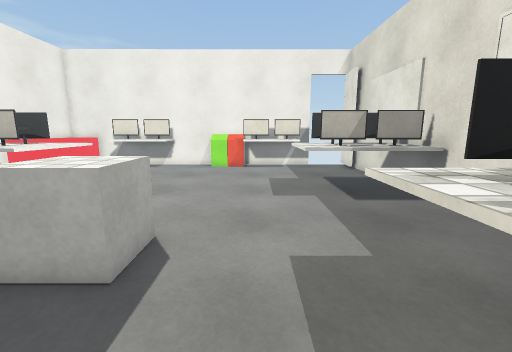
View 1 (above)

20 first-person views from a walk through a scene from a Unity 3-D project. The camera is 1.3 m above the floor, tilts 10° down and sees 90° across. The floor is counted in squares, 0.5 m on a side. Each view is taken from the middle of a square. On the plan, view 1 faces up. The plan holds only what a view shows up to about 18 squares ahead; the rest is blank. The player character is not drawn. Surface patterns are stand-ins for the level's own textures.

View 2
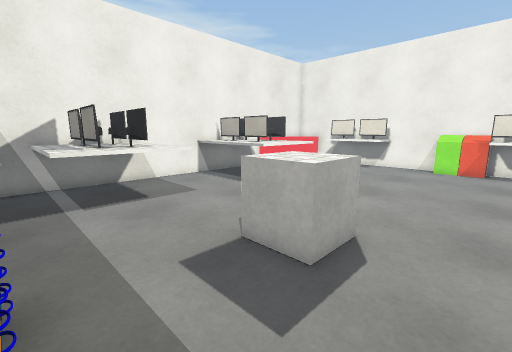

View 3
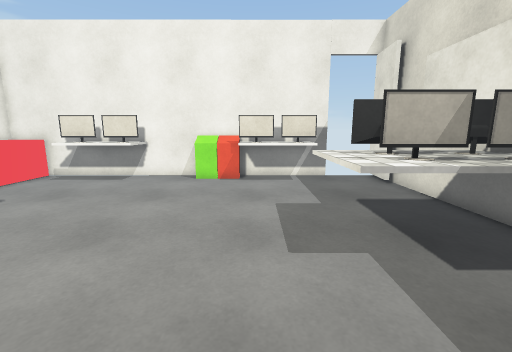

View 4
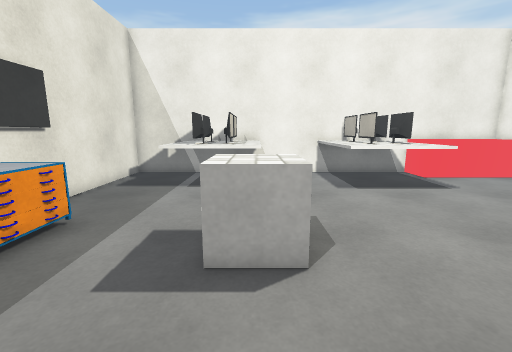

View 5
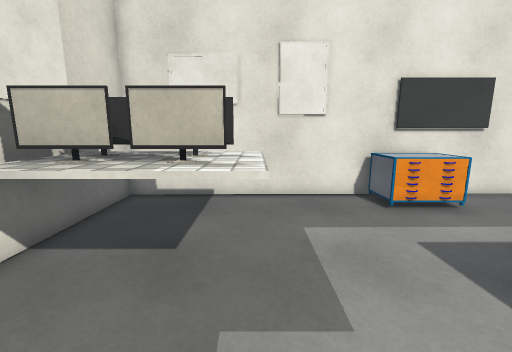

View 6
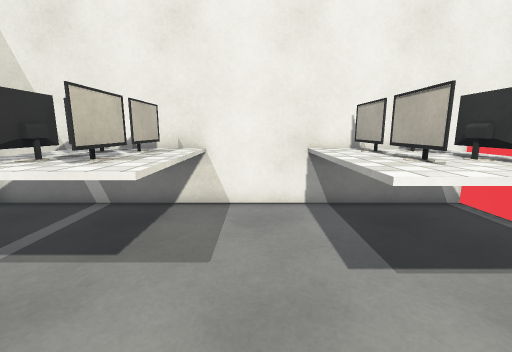

View 7
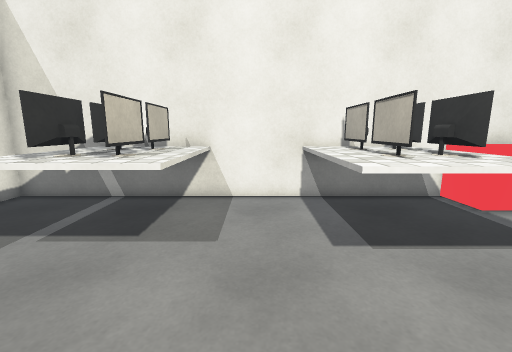

View 8
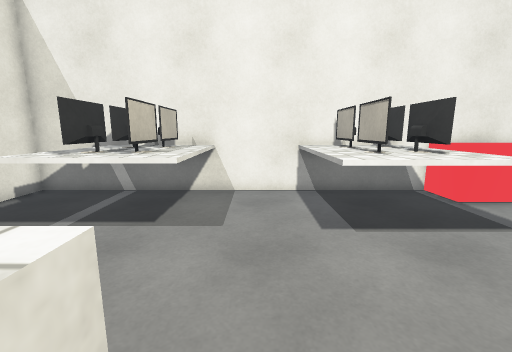

View 9
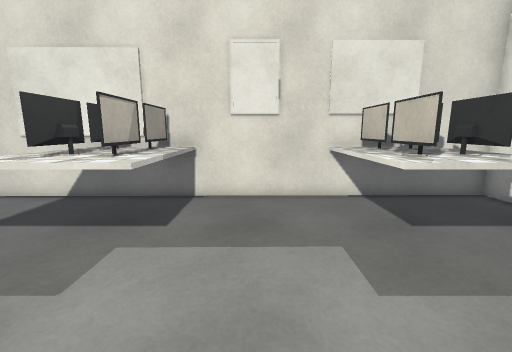

View 10
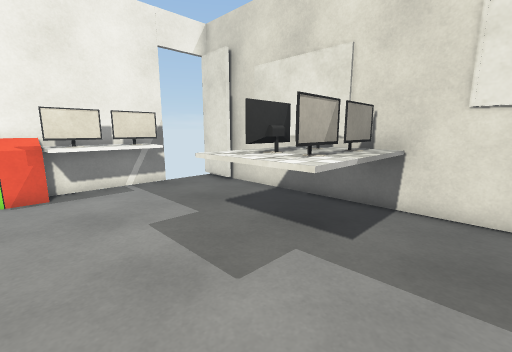

View 11
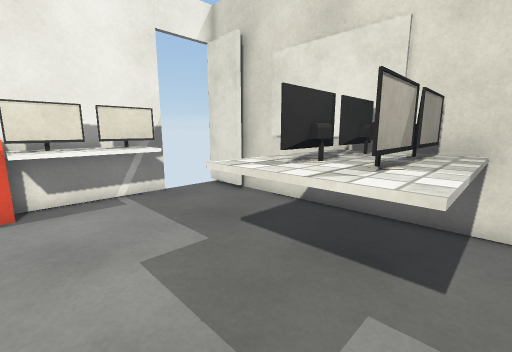

View 12
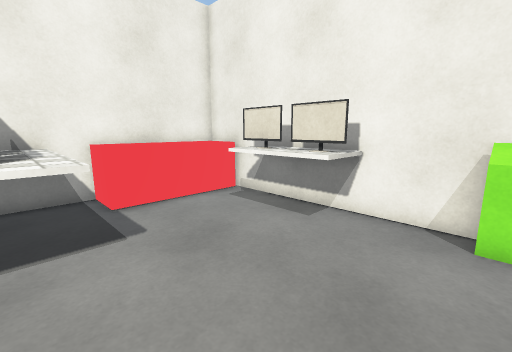

View 13
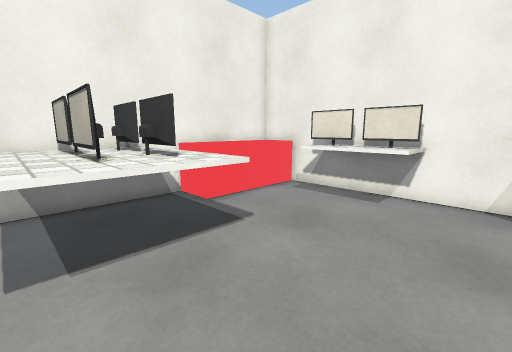

View 14
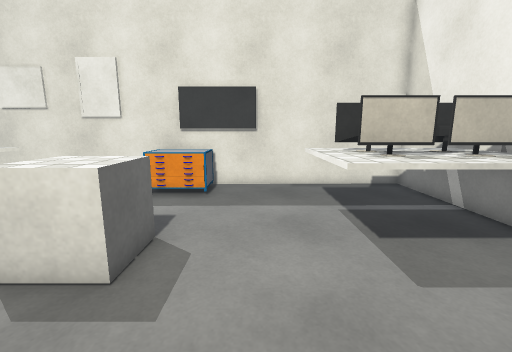

View 15
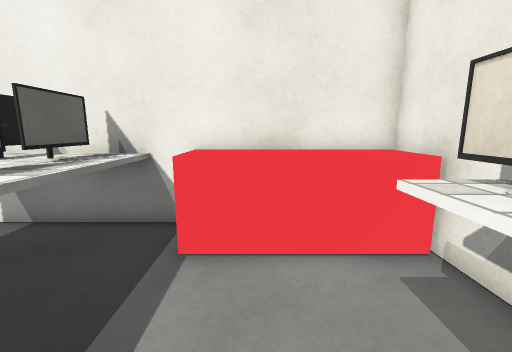

View 16
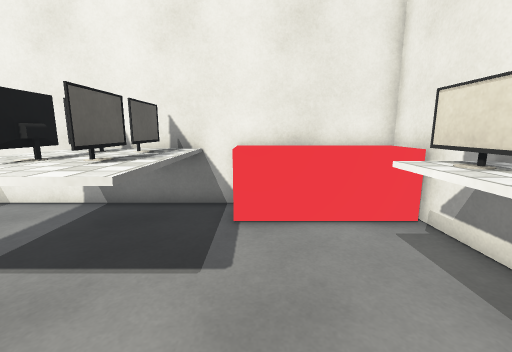

View 17
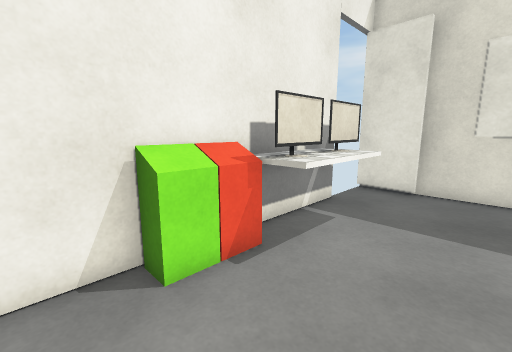

View 18
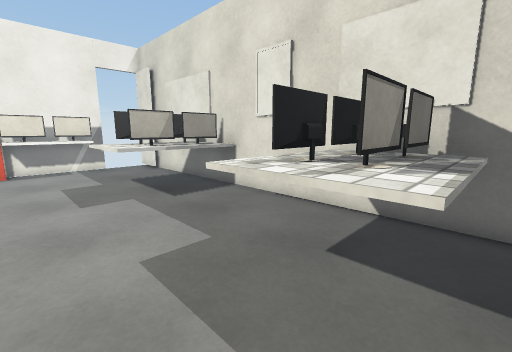

View 19
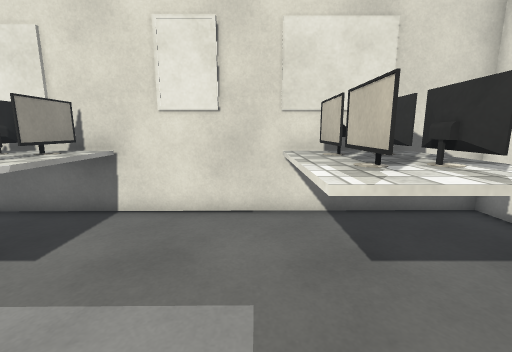

View 20
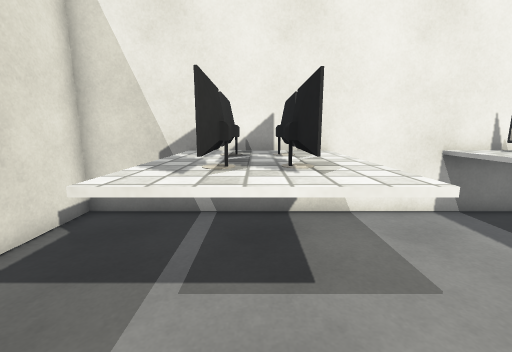

### Floor plan
Points are (right, up) in squares from view 1. A wall is a line through its corners. A room is listed if a view was taken in it or the views show most of it. See-through windows are left out.
Room 1 (views 1, 2, 3, 4, 5, 6, 7, 8, 9, 10, 11, 12, 13, 14, 15, 16, 17, 18, 19, 20)
walls: (-3.3, 18.9) (-3.3, 19.8); (-14, 9.6) (-14, 5.4); (-2.1, 18.9) (-2.1, 19.6); (-2.5, -2.3) (7.1, -2.2) (7.1, 1.6); (7, 14.3) (6.9, 18.1); (7.1, 3.5) (7, 11.5); (-14, 0.6) (-14, -2.4) (-6.3, -2.3); (6.4, 17.4) (6.6, 20.1); (4.1, 19.8) (-14, 19.8) (-14, 12.4)
low walls: (-1.4, 18.9) (-3.3, 18.9)
ways out: gap at (4, 20)
objects: table (-14, 1) to (-9, 5); table (-14, 9) to (-8, 13); shelf (-13, 14) to (-12, 19); table (-10, 18) to (-6, 19); TV (-6, -2) to (-4, -2); other object (-5, -2) to (-2, 0); cube (-5, 4) to (-3, 6); table (-1, 18) to (3, 19); table (2, 0) to (6, 4); table (2, 9) to (6, 13)

Where each view was taken, in squares from view 1:
view 1: 0 up, 0 right, facing up
view 2: 0 up, 0 right, facing up-left
view 3: 5 up, 0 right, facing up
view 4: 5 up, 2 right, facing left
view 5: 8 up, 2 right, facing down
view 6: 7 up, 5 left, facing left
view 7: 7 up, 4 left, facing left
view 8: 7 up, 3 left, facing left
view 9: 7 up, 3 left, facing right
view 10: 7 up, 2 left, facing up-right
view 11: 9 up, 1 left, facing up-right
view 12: 12 up, 3 left, facing up-left
view 13: 9 up, 4 left, facing up-left
view 14: 10 up, 7 left, facing down
view 15: 16 up, 7 left, facing left
view 16: 15 up, 5 left, facing left
view 17: 15 up, 5 left, facing up-right
view 18: 0 up, 1 left, facing up-right
view 19: 5 up, 1 left, facing right
view 20: 3 up, 6 left, facing left
